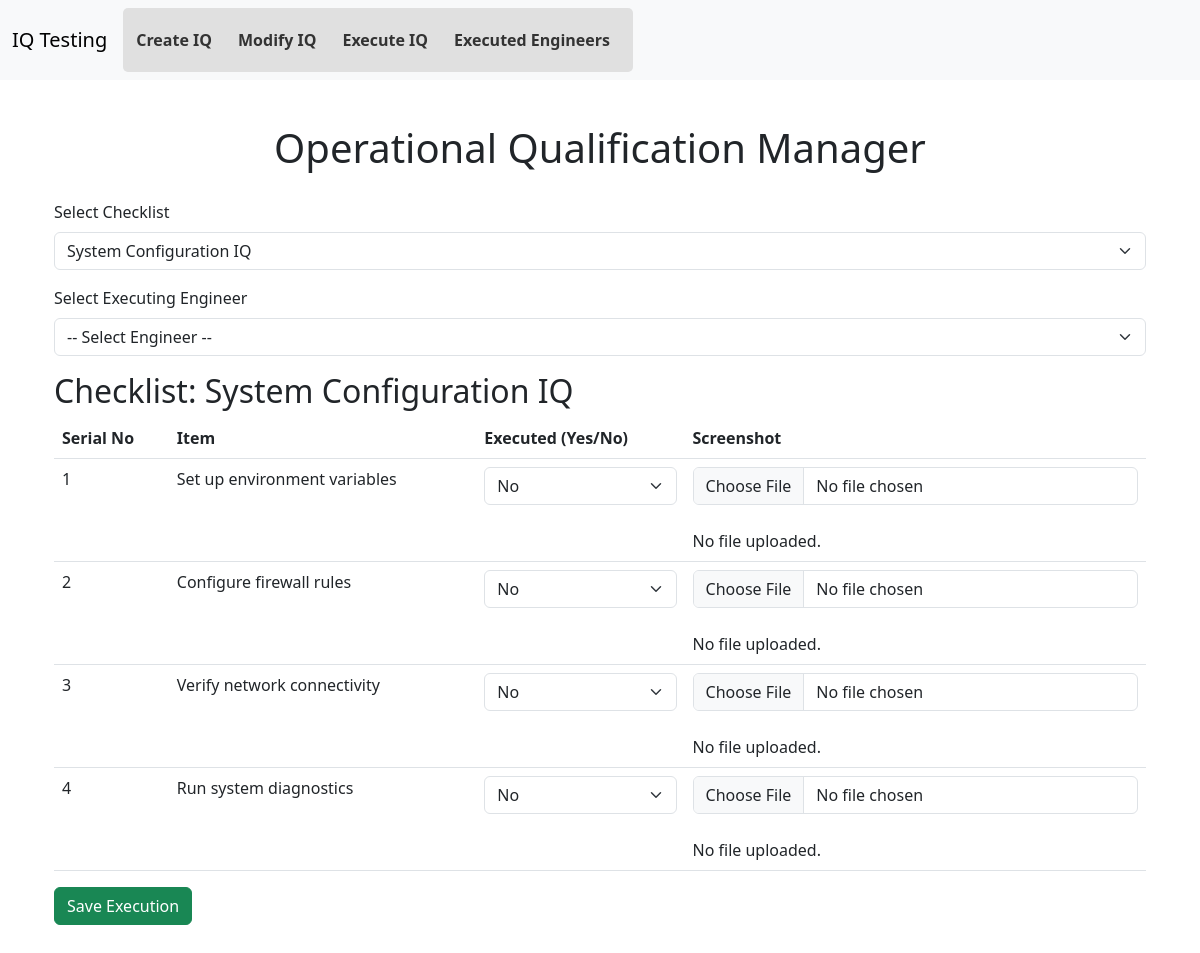
Page /execute_iq?checklist_id=2 on the committed database.
### models.py (models this page shows)
class Checklist(db.Model):
    __tablename__ = 'checklists'
    checklist_id = db.Column(db.Integer, primary_key=True, autoincrement=True)
    name = db.Column(db.String(200), nullable=False, unique=True)
    description = db.Column(db.String(500))
    items = db.relationship('ChecklistItem', backref='checklist', lazy=True, cascade="all, delete-orphan")
    executions = db.relationship('Execution', backref='checklist', lazy=True, cascade="all, delete-orphan")

class ChecklistItem(db.Model):
    __tablename__ = 'checklist_items'
    item_id = db.Column(db.Integer, primary_key=True, autoincrement=True)
    description = db.Column(db.String(500), nullable=False)
    executed = db.Column(db.Boolean, default=False)
    screenshot = db.Column(db.String(300), nullable=True)
    checklist_id = db.Column(db.Integer, db.ForeignKey('checklists.checklist_id'), nullable=False)
    executed_by = db.Column(db.String(100), nullable=True)  # Stores engineer’s name

### app.py (the view, shortened to what this page needs)
@app.route('/execute_iq', methods=['GET', 'POST'])
def execute_iq():
    checklists = Checklist.query.all()
    engineers = Engineer.query.all()
    checklist_id = request.args.get('checklist_id', type=int)
    checklist = Checklist.query.get(checklist_id) if checklist_id else None
    return render_template('execute_iq.html', checklists=checklists, engineers=engineers, checklist=checklist)

### templates/execute_iq.html (shortened to what this page needs)
{% extends 'base.html' %}
{% block content %}
<h1 class="text-center">Operational Qualification Manager</h1>
<div class="container">
    <form method="GET">
        <div class="mb-3">
            <label class="form-label">Select Checklist</label>
            <select name="checklist_id" class="form-select" onchange="this.form.submit()">
                {% for c in checklists %}
                    <option value="{{ c.checklist_id }}" {% if checklist and checklist.checklist_id == c.checklist_id %}selected{% endif %}>
                        {{ c.name }}
                    </option>
                {% endfor %}
            </select>
        </div>
    </form>
    {% if checklist %}
    <form method="POST" enctype="multipart/form-data">
        <div class="mb-3">
            <label class="form-label">Select Executing Engineer</label>
            <select name="selected_engineer" class="form-select" required>
                <option value="">-- Select Engineer --</option>
            </select>
        </div>
        <h2>Checklist: {{ checklist.name }}</h2>
        {% if checklist.items %}
        <table class="table">
            <thead>
                <tr>
                    <th>Serial No</th>
                    <th>Item</th>
                    <th>Executed (Yes/No)</th>
                    <th>Screenshot</th>
                </tr>
            </thead>
           <tbody>
    {% if checklist and checklist.items %}
        {% for item in checklist.items %}
        <tr>
            <td>{{ loop.index }}</td>
            <td>{{ item.description }}</td>
            <td>
                <select name="execute_{{ item.item_id }}" class="form-select">
                    <option value="No" {% if not item.executed %}selected{% endif %}>No</option>
                </select>
            </td>
            <td>
                <input type="file" name="screenshot_{{ item.item_id }}" class="form-control">
                {% if item.screenshot %}
                    <br>
                    <img src="{{ url_for('uploaded_file', filename=item.screenshot) }}" width="100">
                {% else %}
                    <br>No file uploaded.
                {% endif %}
            </td>
        </tr>
        {% endfor %}
    {% else %}
        <tr><td colspan="4">No items found for this checklist.</td></tr>
    {% endif %}
</tbody>
        </table>
        {% else %}
        <p>No items found for this checklist.</p>
        {% endif %}
        <button type="submit" class="btn btn-success">Save Execution</button>
    </form>
    {% endif %}
</div>
{% endblock %}

### static/css/styles.css (style rules this page uses)
body { font-family: Arial, sans-serif; background-color: #f8f9fa; margin: 0; padding: 0; }
.container { margin-left: 240px; padding: 20px; }
input[type="text"], textarea, select { width: 100%; padding: 8px; margin: 5px 0 10px; border: 1px solid #ccc; border-radius: 4px; }
.btn { padding: 8px 15px; border: none; border-radius: 4px; cursor: pointer; font-size: 14px; }
.btn-success { background-color: #28a745; color: white; }
table { width: 100%; border-collapse: collapse; background-color: white; }
th, td { border: 1px solid #ddd; padding: 10px; text-align: left; }
th { background-color: #007bff; color: white; }
td { background-color: #f2f2f2; }
.text-center { text-align: center; }

### rows in the picture
Checklist: name "System Configuration IQ"
ChecklistItem: description "Set up environment variables", executed+item_id "No", shows "No file uploaded."
ChecklistItem: description "Configure firewall rules", executed+item_id "No", shows "No file uploaded."
ChecklistItem: description "Verify network connectivity", executed+item_id "No", shows "No file uploaded."
ChecklistItem: description "Run system diagnostics", executed+item_id "No", shows "No file uploaded."

### other values in the picture
form field checklist_id "System Configuration IQ"
